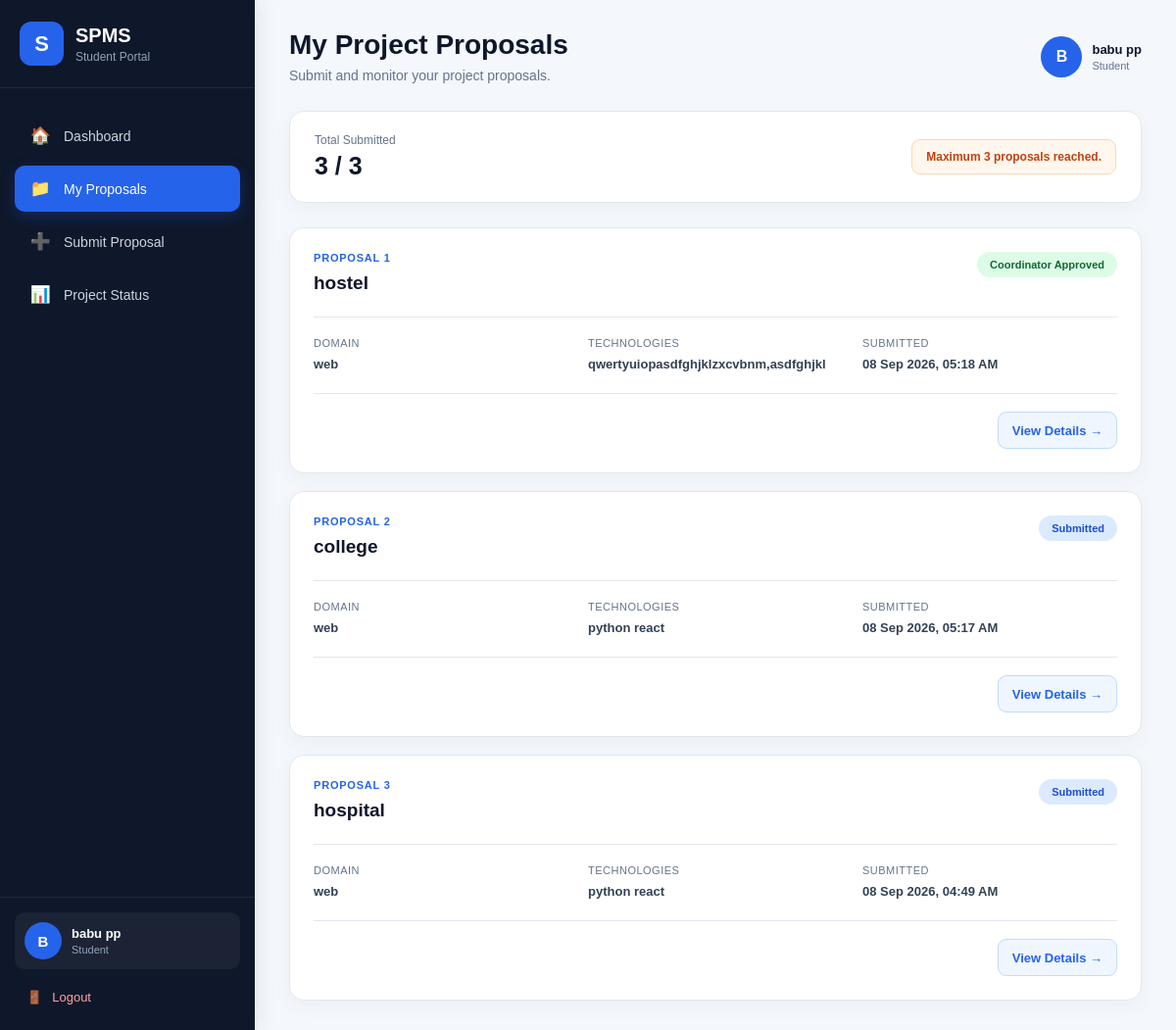
Screenshot of /student/proposals/ (signed in) with the database file from the repository.
### accounts/models.py (models this page shows, shortened)
class User(AbstractUser):
    ROLE_CHOICES = [
        ("STUDENT", "Student"),
        ("COORDINATOR", "Coordinator"),
        ("EXPERT", "Domain Expert"),
        ("GUIDE", "Guide"),
        ("PANEL", "Panel Member"),
    ]
    role = models.CharField(
        max_length=20,
        choices=ROLE_CHOICES,
        default="STUDENT"
    )
    phone = models.CharField(
        max_length=15,
        blank=True,
        null=True
    )
    roll_number = models.CharField(
        max_length=50,
        blank=True,
        null=True
    )
    department = models.CharField(
        max_length=100,
        blank=True,
        null=True
    )
    semester = models.CharField(
        max_length=20,
        blank=True,
        null=True
    )
    batch = models.CharField(
        max_length=20,
        blank=True,
        null=True
    )

### projects/models.py (models this page shows, shortened)
class ProjectProposal(models.Model):
    STATUS_CHOICES = [
        ("SUBMITTED", "Submitted"),
        ("EXPERT_ASSIGNED", "Expert Assigned"),
        ("CHANGES_REQUESTED", "Changes Requested"),
        ("EXPERT_APPROVED", "Expert Approved"),
        ("COORDINATOR_APPROVED", "Coordinator Approved"),
        ("GUIDE_ASSIGNED", "Guide Assigned"),
        ("GUIDE_REJECTED", "Guide Rejected"),
        ("IN_PROGRESS", "In Progress"),
        ("COMPLETED", "Completed"),
    ]
    student = models.ForeignKey(
        settings.AUTH_USER_MODEL,
        on_delete=models.CASCADE,
        related_name="project_proposals",
        limit_choices_to={"role": "STUDENT"},
    )
    title = models.CharField(max_length=255)
    abstract = models.TextField(blank=True)
    domain = models.CharField(
        max_length=255,
        blank=True
    )
    technologies = models.TextField(
        blank=True
    )
    description = models.TextField(
        blank=True
    )
    proposal_document = models.FileField(
        upload_to="proposals/",
        blank=True,
        null=True
    )
    expert_comments = models.TextField(
        blank=True,
        null=True
    )
    status = models.CharField(
        max_length=30,
        choices=STATUS_CHOICES,
        default="SUBMITTED"
    )
    submitted_at = models.DateTimeField(
        auto_now_add=True
    )
    updated_at = models.DateTimeField(
        auto_now=True
    )
    domain_expert = models.ForeignKey(
        settings.AUTH_USER_MODEL,
        on_delete=models.SET_NULL,
        null=True,
        blank=True,
        related_name="expert_proposals",
        limit_choices_to={"role": "EXPERT"},
    )
    guide = models.ForeignKey(
        settings.AUTH_USER_MODEL,
        on_delete=models.SET_NULL,
        null=True,
        blank=True,
        related_name="guided_proposals",
        limit_choices_to={"role": "GUIDE"},
    )
    guide_rejection_reason = models.TextField(
        blank=True,
        null=True
    )
    guide_rejected_at = models.DateTimeField(
        blank=True,
        null=True
    )

### accounts/views.py (the view)
@login_required
def student_proposals(request):
    if request.user.is_superuser:
        return redirect(
            "accounts:coordinator_dashboard"
        )
    if request.user.role != "STUDENT":
        return redirect(
            "accounts:dashboard"
        )
    proposals = (
        ProjectProposal.objects
        .filter(
            student=request.user
        )
        .order_by("-id")
    )
    proposal_count = proposals.count()
    context = {
        "proposals": proposals,
        "proposal_count": proposal_count,
    }
    return render(
        request,
        "student/proposals.html",
        context
    )

### templates/student/proposals.html (shortened to what this page needs)
{% extends "base.html" %}
{% block content %}
<div class="spms-layout">
    <aside class="spms-sidebar">
        <div class="sidebar-brand">
            <div class="brand-logo">
                S
            </div>
            <div>
                <h2>
                    SPMS
                </h2>
                <span>
                    Student Portal
                </span>
            </div>
        </div>
        <nav class="sidebar-nav">
            <a href="{% url 'accounts:student_dashboard' %}"
               class="sidebar-link">
                <span>🏠</span>
                <span>Dashboard</span>
            </a>
            <a href="{% url 'accounts:student_proposals' %}"
               class="sidebar-link active">
                <span>📁</span>
                <span>My Proposals</span>
            </a>
            <a href="{% url 'accounts:add_proposal' %}"
               class="sidebar-link">
                <span>➕</span>
                <span>Submit Proposal</span>
            </a>
            <a href="{% url 'accounts:student_proposals' %}"
               class="sidebar-link">
                <span>📊</span>
                <span>Project Status</span>
            </a>
        </nav>
        <div class="sidebar-bottom">
            <div class="student-mini-profile">
                <div class="profile-avatar">
                    {{ request.user.first_name|first|default:request.user.username|first|upper }}
                </div>
                <div class="profile-info">
                    <strong>
                        {{ request.user.get_full_name|default:request.user.username }}
                    </strong>
                    <span>
                        Student
                    </span>
                </div>
            </div>
            <a href="{% url 'accounts:logout' %}"
               class="sidebar-logout">
                <span>🚪</span>
                Logout
            </a>
        </div>
    </aside>
    <main class="spms-main">
        <header class="topbar">
            <div>
                <h1>
                    My Project Proposals
                </h1>
                <p>
                    Submit and monitor your project proposals.
                </p>
            </div>
            <div class="topbar-user">
                <div class="topbar-avatar">
                    {{ request.user.first_name|first|default:request.user.username|first|upper }}
                </div>
                <div>
                    <strong>
                        {{ request.user.get_full_name|default:request.user.username }}
                    </strong>
                    <span>
                        Student
                    </span>
                </div>
            </div>
        </header>
        <div class="proposal-summary-card">
            <div>
                <span>
                    Total Submitted
                </span>
                <h2>
                    {{ proposal_count|default:"0" }} / 3
                </h2>
            </div>
            {% if proposal_count < 3 %}
                <a href="{% url 'accounts:add_proposal' %}"
                   class="primary-button">
                    + Add New Proposal
                </a>
            {% else %}
                <div class="limit-message">
                    Maximum 3 proposals reached.
                </div>
            {% endif %}
        </div>
        <section class="proposal-list">
            {% for proposal in proposals %}
                <div class="proposal-card">
                    <div class="proposal-card-header">
                        <div>
                            <span class="proposal-number">
                                Proposal {{ forloop.counter }}
                            </span>
                            <h2>
                                {{ proposal.title }}
                            </h2>
                        </div>
                        <span class="status-badge status-{{ proposal.status|lower }}">
                            {{ proposal.get_status_display }}
                        </span>
                    </div>
                    <div class="proposal-info">
                        <div>
                            <span>
                                Domain
                            </span>
                            <strong>
                                {{ proposal.domain }}
                            </strong>
                        </div>
                        <div>
                            <span>
                                Technologies
                            </span>
                            <strong>
                                {{ proposal.technologies }}
                            </strong>
                        </div>
                        <div>
                            <span>
                                Submitted
                            </span>
                            <strong>
                                {{ proposal.submitted_at|date:"d M Y, h:i A" }}
                            </strong>
                        </div>
                    </div>
                    <div class="proposal-card-footer">
                        <a href="{% url 'accounts:proposal_detail' proposal.id %}"
                           class="view-button">
                            View Details →
                        </a>
                    </div>
                </div>
            {% endfor %}
        </section>
    </main>
</div>
{% endblock %}

### static/css/style.css (style rules this page uses)
body { margin: 0; font-family: Arial, Helvetica, sans-serif; background: #f4f7fb; color: #1f2937; }
a { text-decoration: none; }

### rows the page displays
User: user.first_name|first "B", user.get_full_name "babu pp"
ProjectProposal: title "hostel", status "Coordinator Approved", domain "web", technologies "qwertyuiopasdfghjklzxcvbnm,asdfghjkl", submitted_at "08 Sep 2026, 05:18 AM"
ProjectProposal: title "college", status "Submitted", domain "web", technologies "python react", submitted_at "08 Sep 2026, 05:17 AM"
ProjectProposal: title "hospital", status "Submitted", domain "web", technologies "python react", submitted_at "08 Sep 2026, 04:49 AM"

### other values shown
{{ proposal_count|default:"0" }} "3"
